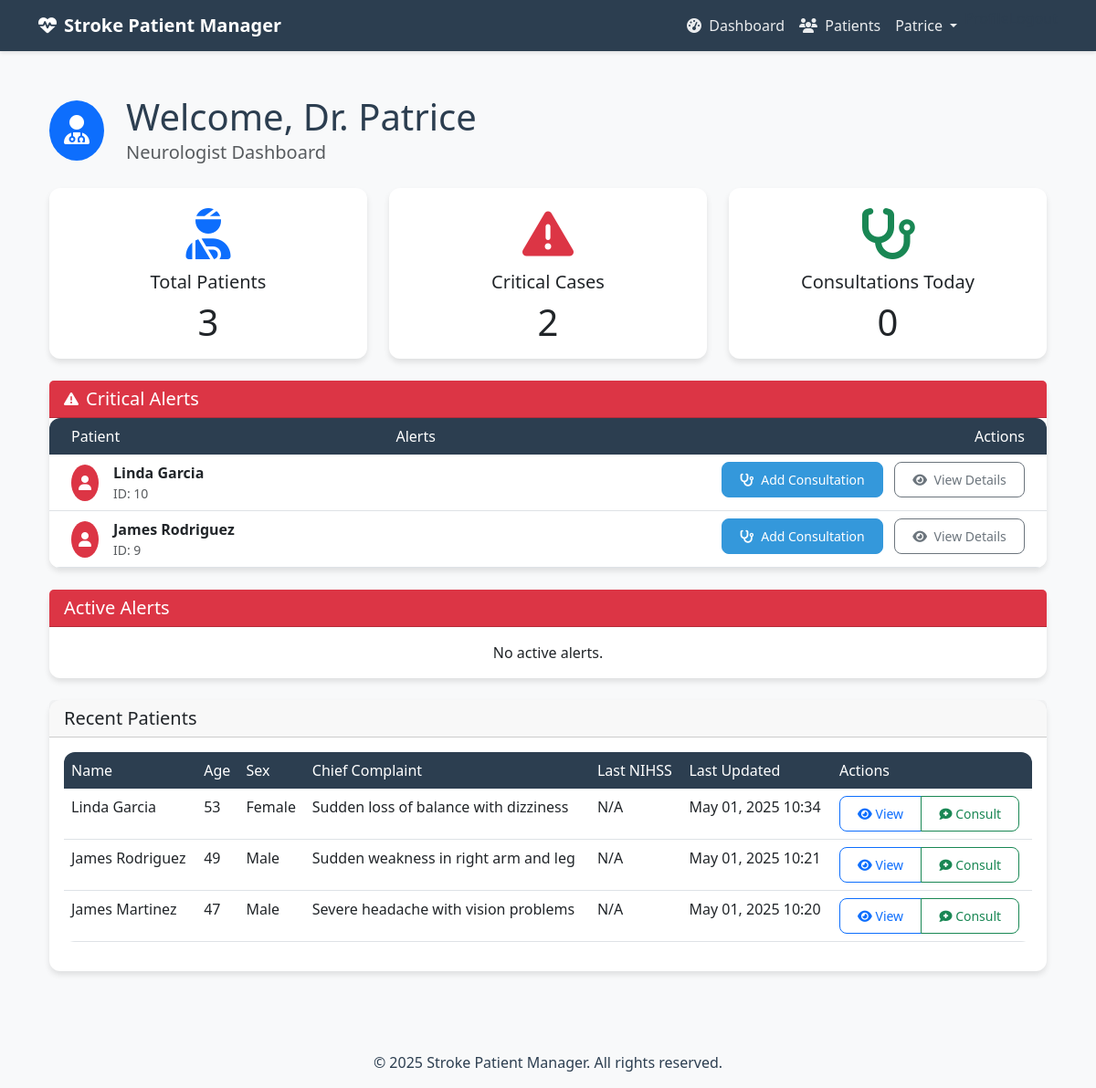
Screenshot of /neurologist/ (signed in) with the database file from the repository.
### core/models.py (models this page shows, shortened)
class User(AbstractUser):
    ROLE_CHOICES = [
        ('TECHNICIAN', 'Technician'),
        ('NEUROLOGIST', 'Neurologist'),
    ]
    role = models.CharField(max_length=20, choices=ROLE_CHOICES)
    phone = models.CharField(max_length=20, blank=True)
    created_at = models.DateTimeField(auto_now_add=True)
    updated_at = models.DateTimeField(auto_now=True)
    def is_technician(self):
        return self.role == 'TECHNICIAN'
    def is_neurologist(self):
        return self.role == 'NEUROLOGIST'

class Patient(models.Model):
    GENDER_CHOICES = [
        ('M', 'Male'),
        ('F', 'Female'),
        ('O', 'Other')
    ]
    name = models.CharField(max_length=100)
    age = models.IntegerField(validators=[MinValueValidator(0), MaxValueValidator(150)])
    sex = models.CharField(max_length=1, choices=GENDER_CHOICES)
    chief_complaint = models.TextField()
    medical_history = models.TextField()
    created_by = models.ForeignKey(User, on_delete=models.CASCADE, related_name='patients')
    created_at = models.DateTimeField(auto_now_add=True)
    updated_at = models.DateTimeField(auto_now=True)
    has_critical_alert = models.BooleanField(default=False)

### core/views.py (the view)
# urls.py: path('neurologist/', views.neurologist_dashboard, name='neurologist_dashboard'),
@login_required
def neurologist_dashboard(request):
    if not request.user.is_neurologist():
        raise PermissionDenied
    patients = Patient.objects.all().order_by('-created_at')
    critical_patients = Patient.objects.filter(has_critical_alert=True).order_by('-updated_at')
    today = timezone.now().date()
    consultations_today = Consultation.objects.filter(
        created_at__date=today
    ).count()
    context = {
        'patients': patients,
        'critical_patients': critical_patients,
        'consultations_today': consultations_today,
    }
    return render(request, 'core/neurologist_dashboard.html', context)

### templates/core/neurologist_dashboard.html (shortened to what this page needs)
{% extends "core/base.html" %}
{% block content %}
<div class="container py-4">
    <div class="row mb-4 align-items-center">
        <div class="col-auto">
            <div class="bg-primary text-white rounded-circle p-3 d-inline-block">
                <i class="fas fa-user-md fa-2x"></i>
            </div>
        </div>
        <div class="col">
            <h1 class="mb-0">Welcome, Dr. {{ user.username }}</h1>
            <p class="lead text-muted mb-0">Neurologist Dashboard</p>
        </div>
    </div>
    <div class="row mb-4">
        <div class="col-md-4 mb-4 mb-md-0">
            <div class="card h-100">
                <div class="card-body text-center">
                    <div class="display-4 text-primary mb-2">
                        <i class="fas fa-user-injured"></i>
                    </div>
                    <h3 class="card-title h5">Total Patients</h3>
                    <p class="card-text display-6">{{ patients.count }}</p>
                </div>
            </div>
        </div>
        <div class="col-md-4 mb-4 mb-md-0">
            <div class="card h-100">
                <div class="card-body text-center">
                    <div class="display-4 text-danger mb-2">
                        <i class="fas fa-exclamation-triangle"></i>
                    </div>
                    <h3 class="card-title h5">Critical Cases</h3>
                    <p class="card-text display-6">{{ critical_patients.count }}</p>
                </div>
            </div>
        </div>
        <div class="col-md-4">
            <div class="card h-100">
                <div class="card-body text-center">
                    <div class="display-4 text-success mb-2">
                        <i class="fas fa-stethoscope"></i>
                    </div>
                    <h3 class="card-title h5">Consultations Today</h3>
                    <p class="card-text display-6">{{ consultations_today }}</p>
                </div>
            </div>
        </div>
    </div>
    {% if critical_patients %}
    <div class="row mb-4">
        <div class="col-12">
            <div class="card">
                <div class="card-header bg-danger text-white d-flex align-items-center">
                    <i class="fas fa-exclamation-triangle me-2"></i>
                    <h5 class="mb-0">Critical Alerts</h5>
                </div>
                <div class="card-body p-0">
                    <div class="table-responsive">
                        <table class="table table-hover mb-0">
                            <thead>
                                <tr>
                                    <th class="px-4">Patient</th>
                                    <th>Alerts</th>
                                    <th class="text-end px-4">Actions</th>
                                </tr>
                            </thead>
                            <tbody>
                                {% for patient in critical_patients %}
                                <tr>
                                    <td class="px-4">
                                        <div class="d-flex align-items-center">
                                            <div class="bg-danger rounded-circle p-2 me-3">
                                                <i class="fas fa-user text-white"></i>
                                            </div>
                                            <div>
                                                <a href="{% url 'core:patient_detail' patient.id %}" class="text-decoration-none text-dark fw-bold">
                                                    {{ patient.name }}
                                                </a>
                                                <div class="text-muted small">ID: {{ patient.id }}</div>
                                            </div>
                                        </div>
                                    </td>
                                    <td>
                                    </td>
                                    <td class="text-end px-4">
                                        <a href="{% url 'core:add_consultation' patient.id %}" class="btn btn-primary btn-sm">
                                            <i class="fas fa-stethoscope me-1"></i> Add Consultation
                                        </a>
                                        <a href="{% url 'core:patient_detail' patient.id %}" class="btn btn-outline-secondary btn-sm ms-2">
                                            <i class="fas fa-eye me-1"></i> View Details
                                        </a>
                                    </td>
                                </tr>
                                {% endfor %}
                            </tbody>
                        </table>
                    </div>
                </div>
            </div>
        </div>
    </div>
    {% endif %}
    <div class="card mb-4">
        <div class="card-header bg-danger text-white">
            <h5 class="mb-0">Active Alerts</h5>
        </div>
        <div class="card-body">
            {% if alerts %}
                <div class="table-responsive">
                    <table class="table">
                        <thead>
                            <tr>
                                <th>Patient</th>
                                <th>Alert</th>
                                <th>Severity</th>
                                <th>Time</th>
                                <th>Actions</th>
                            </tr>
                        </thead>
                        <tbody>
                            {% for alert in alerts %}
                                <tr>
                                    <td>{{ alert.patient.name }}</td>
                                    <td>{{ alert.message }}</td>
                                    <td>
                                        <span class="badge bg-{% if alert.severity == 'HIGH' %}danger{% elif alert.severity == 'MEDIUM' %}warning{% else %}info{% endif %}">
                                            {{ alert.severity }}
                                        </span>
                                    </td>
                                    <td>{{ alert.created_at|date:"M d, Y H:i" }}</td>
                                    <td>
                                        <div class="btn-group">
                                            <a href="{% url 'core:patient_detail' alert.patient.id %}" class="btn btn-sm btn-outline-primary">
                                                <i class="fas fa-eye"></i> View Patient
                                            </a>
                                            <a href="{% url 'core:resolve_alert' alert.id %}" class="btn btn-sm btn-outline-success">
                                                <i class="fas fa-check"></i> Resolve
                                            </a>
                                        </div>
                                    </td>
                                </tr>
                            {% endfor %}
                        </tbody>
                    </table>
                </div>
            {% else %}
                <p class="text-center mb-0">No active alerts.</p>
            {% endif %}
        </div>
    </div>
    <div class="card">
        <div class="card-header">
            <h5 class="mb-0">Recent Patients</h5>
        </div>
        <div class="card-body">
            {% if patients %}
                <div class="table-responsive">
                    <table class="table table-hover">
                        <thead>
                            <tr>
                                <th>Name</th>
                                <th>Age</th>
                                <th>Sex</th>
                                <th>Chief Complaint</th>
                                <th>Last NIHSS</th>
                                <th>Last Updated</th>
                                <th>Actions</th>
                            </tr>
                        </thead>
                        <tbody>
                            {% for patient in patients %}
                                <tr>
                                    <td>{{ patient.name }}</td>
                                    <td>{{ patient.age }}</td>
                                    <td>{{ patient.get_sex_display }}</td>
                                    <td>{{ patient.chief_complaint|truncatechars:50 }}</td>
                                    <td>
                                        {% with last_nihss=patient.nihss_scores.first %}
                                            {% if last_nihss %}
                                                {{ last_nihss.score }}
                                                <small class="text-muted">({{ last_nihss.timestamp|date:"M d" }})</small>
                                            {% else %}
                                                N/A
                                            {% endif %}
                                        {% endwith %}
                                    </td>
                                    <td>{{ patient.updated_at|date:"M d, Y H:i" }}</td>
                                    <td>
                                        <div class="btn-group">
                                            <a href="{% url 'core:patient_detail' patient.id %}" class="btn btn-sm btn-outline-primary">
                                                <i class="fas fa-eye"></i> View
                                            </a>
                                            <a href="{% url 'core:add_consultation' patient.id %}" class="btn btn-sm btn-outline-success">
                                                <i class="fas fa-comment-medical"></i> Consult
                                            </a>
                                        </div>
                                    </td>
                                </tr>
                            {% endfor %}
                        </tbody>
                    </table>
                </div>
            {% else %}
                <p class="text-center mb-0">No patients in the system.</p>
            {% endif %}
        </div>
    </div>
</div>
{% endblock %}

### templates/core/base.html (shortened to what this page needs)
<!DOCTYPE html>
<html lang="en">
<head>
    <link href="https://cdn.jsdelivr.net/npm/bootstrap@5.3.0/dist/css/bootstrap.min.css" rel="stylesheet">
    <link rel="stylesheet" href="https://cdnjs.cloudflare.com/ajax/libs/font-awesome/6.4.0/css/all.min.css">
</head>
<body>
    <nav class="navbar navbar-expand-lg navbar-dark mb-4">
        <div class="container">
            <a class="navbar-brand" href="{% url 'core:role_selection' %}">
                <i class="fas fa-heartbeat me-2"></i>Stroke Patient Manager
            </a>
            <div class="collapse navbar-collapse" id="navbarNav">
                <ul class="navbar-nav ms-auto">
                    {% if user.is_authenticated %}
                    {% if user.is_technician %}
                    <li class="nav-item">
                        <a class="nav-link" href="{% url 'core:technician_dashboard' %}">
                            <i class="fas fa-tachometer-alt me-1"></i> Dashboard
                        </a>
                    </li>
                    <li class="nav-item">
                        <a class="nav-link" href="{% url 'core:patient_register' %}">
                            <i class="fas fa-user-plus me-1"></i> New Patient
                        </a>
                    </li>
                    {% elif user.is_neurologist %}
                    <li class="nav-item">
                        <a class="nav-link" href="{% url 'core:neurologist_dashboard' %}">
                            <i class="fas fa-tachometer-alt me-1"></i> Dashboard
                        </a>
                    </li>
                    {% endif %}
                    <li class="nav-item">
                        <a class="nav-link" href="{% url 'core:patient_list' %}">
                            <i class="fas fa-users me-1"></i> Patients
                        </a>
                    </li>
                    <li class="nav-item dropdown">
                        <a class="nav-link dropdown-toggle" href="#" id="navbarDropdown" role="button" data-bs-toggle="dropdown">
                            {{ user.username }}
                        </a>
                    </li>
                                <li><a class="dropdown-item" href="{% url 'core:profile' %}">Profile</a></li>
                                <li><a class="dropdown-item" href="{% url 'core:logout' %}">Logout</a></li>
                            </ul>
                    {% endif %}
            </div>
        </div>
    </nav>
    <main class="container my-4">
        {% block content %}{% endblock %}
    </main>
    <footer class="bg-light py-3 mt-5">
        <div class="container text-center">
            <p class="mb-0">&copy; 2025 Stroke Patient Manager. All rights reserved.</p>
        </div>
    </footer>
</body>
</html>

### templates/core/base.html (style rules this page uses)
:root { --primary-color: #2c3e50; --secondary-color: #3498db; --accent-color: #e74c3c; --light-bg: #f8f9fa; --dark-bg: #343a40; }
body { font-family: 'Segoe UI', system-ui, -apple-system, sans-serif; background-color: var(--light-bg); color: var(--primary-color); }
.navbar { background-color: var(--primary-color); box-shadow: 0 2px 4px rgba(0,0,0,0.1); }
.navbar-brand { font-weight: 600; color: white !important; }
.nav-link { color: rgba(255,255,255,0.9) !important; transition: color 0.2s; }
.card { border: none; border-radius: 12px; box-shadow: 0 4px 6px rgba(0,0,0,0.1); transition: transform 0.2s; }
.btn { border-radius: 8px; padding: 0.5rem 1.2rem; font-weight: 500; transition: all 0.2s; }
.btn-primary { background-color: var(--secondary-color); border-color: var(--secondary-color); }
.table { background-color: white; border-radius: 12px; overflow: hidden; }
.table th { background-color: var(--primary-color); color: white; font-weight: 500; border: none; }

### rows the page displays
User: username "Patrice"
Patient: name "Linda Garcia", id "10", age "53", sex "Female", chief_complaint "Sudden loss of balance with dizziness", updated_at "May 01, 2025 10:34"
Patient: name "James Rodriguez", id "9", age "49", sex "Male", chief_complaint "Sudden weakness in right arm and leg", updated_at "May 01, 2025 10:21"
Patient: name "James Martinez", age "47", sex "Male", chief_complaint "Severe headache with vision problems", updated_at "May 01, 2025 10:20"

### other values shown
{{ patients.count }} "3"
{{ critical_patients.count }} "2"
{{ consultations_today }} "0"
